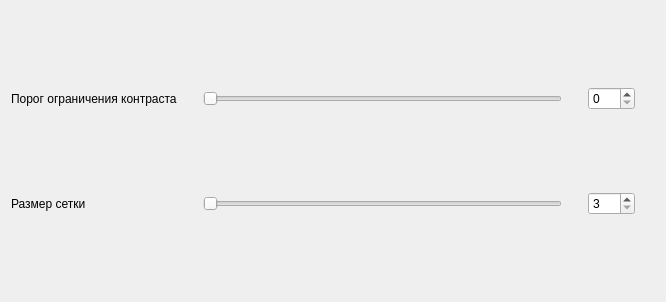
<?xml version="1.0" encoding="UTF-8"?>
<ui version="4.0">
 <class>Dialog</class>
 <widget class="QDialog" name="Dialog">
  <property name="geometry">
   <rect>
    <x>0</x>
    <y>0</y>
    <width>666</width>
    <height>302</height>
   </rect>
  </property>
  <property name="windowTitle">
   <string>Настройки CLAHE</string>
  </property>
  <property name="autoFillBackground">
   <bool>false</bool>
  </property>
  <property name="styleSheet">
   <string notr="true"/>
  </property>
  <layout class="QGridLayout" name="gridLayout">
   <item row="1" column="2">
    <widget class="QSlider" name="horizontalSlider">
     <property name="maximum">
      <number>100</number>
     </property>
     <property name="orientation">
      <enum>Qt::Orientation::Horizontal</enum>
     </property>
    </widget>
   </item>
   <item row="2" column="2">
    <widget class="QSlider" name="horizontalSlider_2">
     <property name="styleSheet">
      <string notr="true"/>
     </property>
     <property name="minimum">
      <number>3</number>
     </property>
     <property name="maximum">
      <number>50</number>
     </property>
     <property name="orientation">
      <enum>Qt::Orientation::Horizontal</enum>
     </property>
    </widget>
   </item>
   <item row="1" column="0">
    <widget class="QLabel" name="label">
     <property name="text">
      <string>Порог ограничения контраста</string>
     </property>
    </widget>
   </item>
   <item row="1" column="1" rowspan="2">
    <spacer name="verticalSpacer">
     <property name="orientation">
      <enum>Qt::Orientation::Vertical</enum>
     </property>
     <property name="sizeHint" stdset="0">
      <size>
       <width>20</width>
       <height>40</height>
      </size>
     </property>
    </spacer>
   </item>
   <item row="2" column="0">
    <widget class="QLabel" name="label_2">
     <property name="text">
      <string>Размер сетки</string>
     </property>
    </widget>
   </item>
   <item row="1" column="4">
    <widget class="QSpinBox" name="spinBox">
     <property name="maximum">
      <number>100</number>
     </property>
    </widget>
   </item>
   <item row="1" column="3" rowspan="2">
    <spacer name="verticalSpacer_2">
     <property name="orientation">
      <enum>Qt::Orientation::Vertical</enum>
     </property>
     <property name="sizeHint" stdset="0">
      <size>
       <width>20</width>
       <height>40</height>
      </size>
     </property>
    </spacer>
   </item>
   <item row="2" column="4">
    <widget class="QSpinBox" name="spinBox_2">
     <property name="minimum">
      <number>3</number>
     </property>
     <property name="maximum">
      <number>50</number>
     </property>
    </widget>
   </item>
   <item row="1" column="5" rowspan="2">
    <spacer name="verticalSpacer_3">
     <property name="orientation">
      <enum>Qt::Orientation::Vertical</enum>
     </property>
     <property name="sizeHint" stdset="0">
      <size>
       <width>20</width>
       <height>40</height>
      </size>
     </property>
    </spacer>
   </item>
  </layout>
 </widget>
 <resources/>
 <connections/>
</ui>
